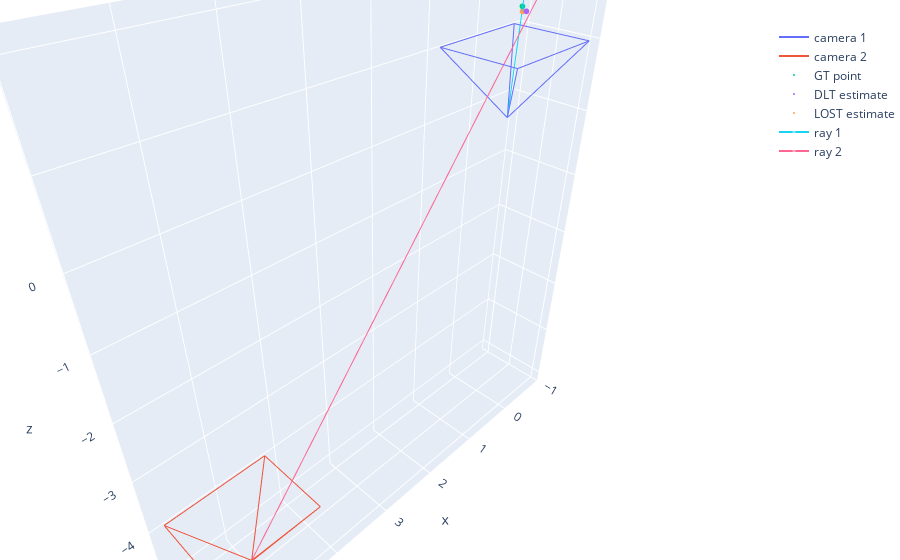

Notebook code for this chart:
### Code cell
import plotly.graph_objects as go

# Define traces
traces = [
    go.Scatter3d(
        x=[0.0,-0.8,None,0.0,-0.8,None,0.0,0.8,None,0.0,0.8,None,-0.8,-0.8,None,-0.8,0.8,None,0.8,-0.8,None,0.8,0.8,None],
        y=[0.0,-0.6,None,0.0,0.6,None,0.0,-0.6,None,0.0,0.6,None,-0.6,0.6,None,0.6,0.6,None,-0.6,-0.6,None,0.6,-0.6,None],
        z=[0.0,1.0,None,0.0,1.0,None,0.0,1.0,None,0.0,1.0,None,1.0,1.0,None,1.0,1.0,None,1.0,1.0,None,1.0,1.0,None],
        mode='lines',
        name='camera 1'
    ),
    go.Scatter3d(
        x=[5.0,4.2,None,5.0,4.2,None,5.0,5.8,None,5.0,5.8,None,4.2,4.2,None,4.2,5.8,None,5.8,4.2,None,5.8,5.8,None],
        y=[0.0,-0.6,None,0.0,0.6,None,0.0,-0.6,None,0.0,0.6,None,-0.6,0.6,None,0.6,0.6,None,-0.6,-0.6,None,0.6,-0.6,None],
        z=[-5.0,-4.0,None,-5.0,-4.0,None,-5.0,-4.0,None,-5.0,-4.0,None,-4.0,-4.0,None,-4.0,-4.0,None,-4.0,-4.0,None,-4.0,-4.0,None],
        mode='lines',
        name='camera 2'
    ),
    go.Scatter3d(
        x=[0.1], y=[0.1], z=[1.5],
        mode='markers',
        marker=dict(size=2),
        name='GT point'
    ),
    go.Scatter3d(
        x=[0.102], y=[0.168], z=[1.453],
        mode='markers',
        marker=dict(size=2),
        name='DLT estimate'
    ),
    go.Scatter3d(
        x=[0.107], y=[0.116], z=[1.444],
        mode='markers',
        marker=dict(size=2),
        name='LOST estimate'
    ),
    go.Scatter3d(
        x=[0.0, 0.149], y=[0.0, 0.152], z=[0.0, 2.0],
        mode='lines+markers',
        marker=dict(size=[0,6,0], symbol='diamond'),
        name='ray 1'
    ),
    go.Scatter3d(
        x=[5.0, -0.319], y=[0.0, 0.245], z=[-5.0, 2.0],
        mode='lines+markers',
        marker=dict(size=[0,6,0], symbol='diamond'),
        name='ray 2'
    )
]

# Define layout
layout = go.Layout(
    scene=dict(aspectmode='data'),
    margin=dict(l=0, r=0, t=0, b=0),
    legend=dict(y=0.96)
)

# Create figure
fig = go.Figure(data=traces, layout=layout)
fig.show()

### Figure 1 — Plotly figure (JSON) as saved in the notebook; plotly's stock layout.template omitted (floating-point values rounded to 4 significant figures)
{"data": [{"mode": "lines", "name": "camera 1", "type": "scatter3d", "x": [0, -0.8, null, 0, -0.8, null, 0, 0.8, null, 0, 0.8, null, -0.8, -0.8, null, -0.8, 0.8, null, 0.8, -0.8, null, 0.8, 0.8, null], "y": [0, -0.6, null, 0, 0.6, null, 0, -0.6, null, 0, 0.6, null, -0.6, 0.6, null, 0.6, 0.6, null, -0.6, -0.6, null, 0.6, -0.6, null], "z": [0, 1, null, 0, 1, null, 0, 1, null, 0, 1, null, 1, 1, null, 1, 1, null, 1, 1, null, 1, 1, null]}, {"mode": "lines", "name": "camera 2", "type": "scatter3d", "x": [5, 4.2, null, 5, 4.2, null, 5, 5.8, null, 5, 5.8, null, 4.2, 4.2, null, 4.2, 5.8, null, 5.8, 4.2, null, 5.8, 5.8, null], "y": [0, -0.6, null, 0, 0.6, null, 0, -0.6, null, 0, 0.6, null, -0.6, 0.6, null, 0.6, 0.6, null, -0.6, -0.6, null, 0.6, -0.6, null], "z": [-5, -4, null, -5, -4, null, -5, -4, null, -5, -4, null, -4, -4, null, -4, -4, null, -4, -4, null, -4, -4, null]}, {"marker": {"size": 2}, "mode": "markers", "name": "GT point", "type": "scatter3d", "x": [0.1], "y": [0.1], "z": [1.5]}, {"marker": {"size": 2}, "mode": "markers", "name": "DLT estimate", "type": "scatter3d", "x": [0.102], "y": [0.168], "z": [1.453]}, {"marker": {"size": 2}, "mode": "markers", "name": "LOST estimate", "type": "scatter3d", "x": [0.107], "y": [0.116], "z": [1.444]}, {"marker": {"size": [0, 6, 0], "symbol": "diamond"}, "mode": "lines+markers", "name": "ray 1", "type": "scatter3d", "x": [0, 0.149], "y": [0, 0.152], "z": [0, 2]}, {"marker": {"size": [0, 6, 0], "symbol": "diamond"}, "mode": "lines+markers", "name": "ray 2", "type": "scatter3d", "x": [5, -0.319], "y": [0, 0.245], "z": [-5, 2]}], "layout": {"legend": {"y": 0.96}, "margin": {"b": 0, "l": 0, "r": 0, "t": 0}, "scene": {"aspectmode": "data"}}}
